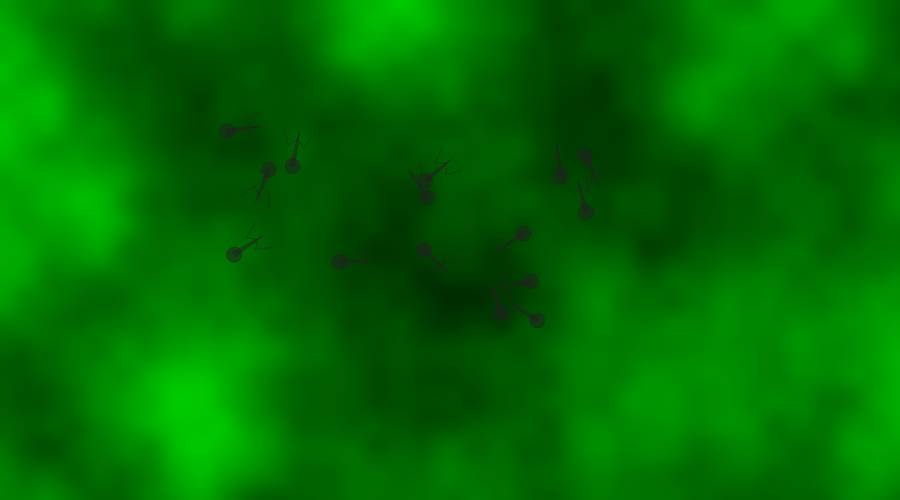
Frame 1 (no input)
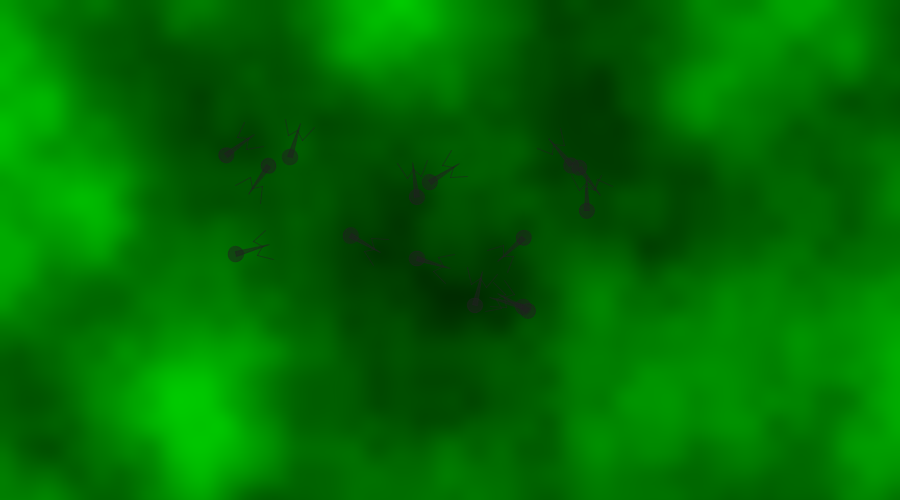
Frame 60 (the mouse pressed at the canvas centre just before this capture)
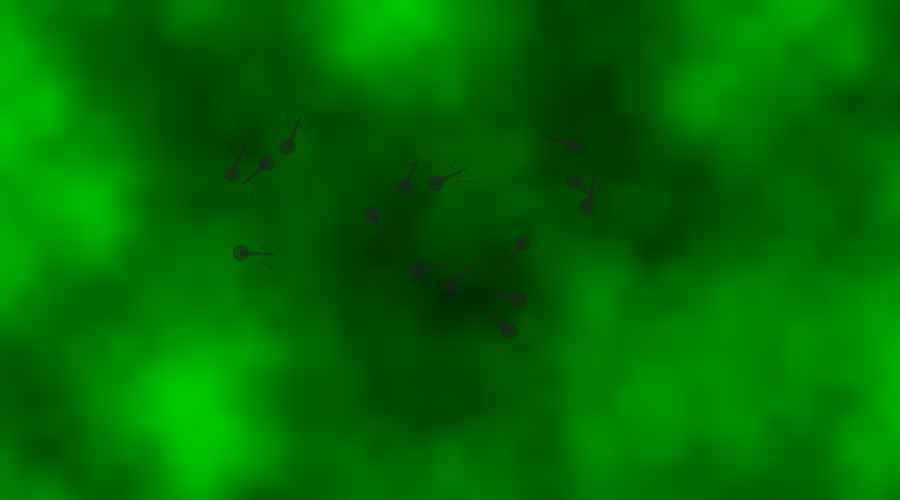
Frame 120 (the mouse held since frame 60 and released just before this capture)

The Processing sketch that drew these frames (run headless with seeded random() and noise(); from frame 60 on, the mouse is pressed at the canvas centre):

// Processing sketch: processing_83168
// ── processing_83168.pde

// All organisms appearing in this work are fictitious.
// Any resemblance to actual biology is purely coincidental! ;-)

ArrayList<Virus> viruses;
Cell cell;
PGraphics backgroundGraphic;

void setup()
{
  size(900,500);
  smooth();

  viruses = new ArrayList<Virus>();
  cell = new Cell();
  cell.activate();

  for (int n = 0; n < 15; ++n)
  {
    Virus virus = new Virus(random(width/2) + (width/4), random(height/2) + (height/4));
    viruses.add(virus);
  }

  // A bit of noise beats a plain background
  backgroundGraphic = createGraphics(width, height, JAVA2D);
  
  backgroundGraphic.beginDraw();
  backgroundGraphic.loadPixels();

  final float step = 0.005;

  for (int x = 0; x < width; ++x)
  {
    for (int y = 0; y < height; ++y)
    {
        backgroundGraphic.pixels[x + (y*width)] = color(0,noise(x*step,y*step)*255,0);
    }
  }

  backgroundGraphic.updatePixels();
  backgroundGraphic.endDraw();
}

void draw()
{
  image(backgroundGraphic, 0, 0);

  //
  // Draw viruses
  //

  for (int n = 0; n < viruses.size(); ++n)
  {
    Virus virus = viruses.get(n);

    virus.move();
    virus.draw();

    if (virus.position.x < -50 || virus.position.x > width + 50
    ||  virus.position.y < -50 || virus.position.y > height + 50)
    {
      viruses.remove(n);
      --n;
    }
  }

  //
  // Draw cell
  //
  if (cell.active == false && viruses.size() < 60)
  {
    cell.activate();
  }

  cell.move();
  cell.draw();
  cell.infect();
}

class Virus
{
  PVector position = new PVector();
  PVector velocity = new PVector();
  float orientation;
  float rotation;

  Virus(float x, float y)
  {
    position.x = x;
    position.y = y;
    velocity.x = random(-0.2,0.2);
    velocity.y = random(-0.2,0.2);
    orientation = random(TWO_PI);
    rotation = random(-0.01, 0.01);
  }

  void draw()
  {
    strokeWeight(1);
    stroke(32,128);
    fill(32,128);
  
    pushMatrix();
    translate(position.x, position.y - 20);
    rotate(orientation);
    drawBacteriophage();
    popMatrix();
  }

  void move()
  {
    position.x += velocity.x;
    position.y += velocity.y;
    orientation += rotation;
  }
    
  void drawBacteriophage()
  {
    final float xCentre = 0;
    final float yHead   = -35;
    final float headRadius = 15;
    final float yBottom = 0;
    final float tailWidth = 5;
    final float yFibreStart = -7.5;
    final float xToFibreTop = 7.5;
    final float yFibreTop = -15;
    final float xToFibreEnd = 15;

    // Draw right tail fibre
    line(xCentre, yFibreStart, xCentre + xToFibreTop, yFibreTop);
    line(xCentre + xToFibreTop, yFibreTop, xCentre + xToFibreEnd, yBottom);
  
    // Draw left tail fibre
    line(xCentre, yFibreStart, xCentre - xToFibreTop, yFibreTop);
    line(xCentre - xToFibreTop, yFibreTop, xCentre - xToFibreEnd, yBottom);
  
    // Draw tail
    triangle(xCentre - (tailWidth/2), yHead, xCentre + (tailWidth/2), yHead, xCentre, yBottom);
    
    // Draw head
    ellipse(xCentre, yHead, headRadius, headRadius);
  }
};

class Cell
{
  int vertices = 15;
  PVector position[];
  PVector velocity[];
  PVector centre = new PVector();
  float area;

  float pressure = 500;
  final float hookesConstant = 0.00013;
  final float initialRadius = 200;
 
  boolean active = false;
  float infected = 0;
  boolean spawned = false;
    
  Cell()
  {
    position = new PVector[vertices];
    velocity = new PVector[vertices];

    for (int n = 0; n < vertices; ++n)
    {
      position[n] = new PVector();
      velocity[n] = new PVector();
    }
  }
  
  void activate()
  {
    active = true;
    infected = 0;
    spawned = false;
    pressure = 500;
    
    float angle = random(TWO_PI);
    float distance = dist(0,0,width,height) / 2;
    distance += initialRadius * 1.1;

    float basePositionX = (width * 0.5)  + (distance * cos(angle));
    float basePositionY = (height * 0.5) + (distance * sin(angle));

    float baseSpeed = 0.5;
    
    float baseVelocityX = baseSpeed * cos(angle + PI);
    float baseVelocityY = baseSpeed * sin(angle + PI);
    
    for (int n = 0; n < vertices; ++n)
    {
      position[n].x = basePositionX + (initialRadius * cos(TWO_PI * n / (vertices)));
      position[n].y = basePositionY + (initialRadius * sin(TWO_PI * n / (vertices)));
      velocity[n].x = baseVelocityX + random(-0.2,0.2);
      velocity[n].y = baseVelocityY + random(-0.2,0.2);
    }
  }

  void draw()
  {
    if (active == false)
      return;

    float cellAlpha = 255;
    if (infected > 50)
    {
      cellAlpha -= (infected - 50) * 6;
    }

    strokeWeight(5);
    stroke(255, cellAlpha);
    fill(128+infected, 128-infected, 128-infected, cellAlpha);
    
    beginShape();
    for (int n = 0; n < vertices; ++n)
    {
      curveVertex(position[n].x, position[n].y);
    }    
    curveVertex(position[0].x, position[0].y);
    curveVertex(position[1].x, position[1].y);
    curveVertex(position[2].x, position[2].y);
    endShape();
  }

  float twiceTriangleArea(float x1, float y1, float x2, float y2, float x3, float y3)
  {
    return abs( ((x1*(y2-y3)) + (x2*(y3-y1)) + (x3*(y1-y2))) );
  }

  void updateCentreAndArea()
  {
    centre.x = 0;
    centre.y = 0;
    area = 0;
    
    for (int n = 0; n < vertices; ++n)
    {
      centre.x += position[n].x;
      centre.y += position[n].y;
    }
  
    centre.x /= vertices;
    centre.y /= vertices;

    // Calculate area (assumes the cell wall stays reasonably well behaved)
    for (int n = 0; n < vertices; ++n)
    {
      int nNext = (n + 1) % vertices;
      area += twiceTriangleArea(centre.x,centre.y,position[n].x,position[n].y,position[nNext].x,position[nNext].y);
    }

    area /= 2;
  }

  void move()
  {
    if (active == false)
      return;
    
    updateCentreAndArea();
    
    for (int n = 0; n < vertices; ++n)
    {
      // Newton's first law of motion
      position[n].x += velocity[n].x;
      position[n].y += velocity[n].y;
      
      int nNext = (n + 1) % vertices;

      // Hooke's law
      float xForce = hookesConstant * (position[n].x - position[nNext].x);
      float yForce = hookesConstant * (position[n].y - position[nNext].y);
      
      velocity[n].x -= xForce;
      velocity[n].y -= yForce;
      velocity[nNext].x += xForce;
      velocity[nNext].y += yForce;
    }
    
    // Something a bit like pressure
    float force = pressure / area;
    for (int n = 0; n < vertices; ++n)
    {
      float distance = dist(centre.x, centre.y, position[n].x, position[n].y);
      velocity[n].x += (position[n].x - centre.x) * force / distance;
      velocity[n].y += (position[n].y - centre.y) * force / distance;
    }
    
    // And some sort of friction
    if (infected > 0)
    {
      for (int n = 0; n < vertices; ++n)
      {
        velocity[n].x *= 0.995;
        velocity[n].y *= 0.995;
      }
    }
  }
  
  void infect()
  {
    if (active == false)
      return;
    
    if (infected > 0)
    {
      infected += 0.1;
      if (infected > 50 && spawned == false)
      {
        for (int n = 0; n < 25; ++n)
        {
          Virus virus = new Virus(centre.x + random(50) - 25, centre.y + random(50) - 25);
          viruses.add(virus);
        }
        
        spawned = true;
      }

      if (infected > 40)
      {
        // Lysis (virus forces cell to burst)
        pressure += 2;
      }

      if (infected > 100)
      {
        active = false;
      }
    }
    else
    {
      for (int n = 0; n < viruses.size(); ++n)
      {
        Virus virus = viruses.get(n);

        if (dist(centre.x, centre.y, virus.position.x, virus.position.y) < 100)
        {
          infected = 1;
          viruses.remove(n);
          break;
        }
      }
    }
  }
  
};
